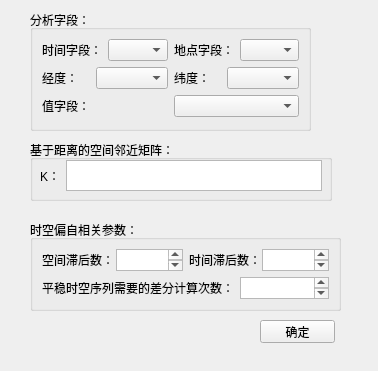
<?xml version="1.0" encoding="UTF-8"?>
<ui version="4.0">
 <class>Form</class>
 <widget class="QWidget" name="Form">
  <property name="geometry">
   <rect>
    <x>0</x>
    <y>0</y>
    <width>378</width>
    <height>371</height>
   </rect>
  </property>
  <property name="windowTitle">
   <string>Form</string>
  </property>
  <widget class="QGroupBox" name="groupBox">
   <property name="geometry">
    <rect>
     <x>30</x>
     <y>10</y>
     <width>281</width>
     <height>121</height>
    </rect>
   </property>
   <property name="title">
    <string>分析字段：</string>
   </property>
   <layout class="QVBoxLayout" name="verticalLayout">
    <item>
     <layout class="QHBoxLayout" name="horizontalLayout">
      <item>
       <widget class="QLabel" name="label">
        <property name="text">
         <string>时间字段：</string>
        </property>
       </widget>
      </item>
      <item>
       <widget class="QComboBox" name="comboBox"/>
      </item>
      <item>
       <widget class="QLabel" name="label_6">
        <property name="text">
         <string>地点字段：</string>
        </property>
       </widget>
      </item>
      <item>
       <widget class="QComboBox" name="comboBox_5"/>
      </item>
     </layout>
    </item>
    <item>
     <layout class="QHBoxLayout" name="horizontalLayout_2">
      <item>
       <widget class="QLabel" name="label_2">
        <property name="text">
         <string>经度：</string>
        </property>
       </widget>
      </item>
      <item>
       <widget class="QComboBox" name="comboBox_2"/>
      </item>
      <item>
       <widget class="QLabel" name="label_3">
        <property name="text">
         <string>纬度：</string>
        </property>
       </widget>
      </item>
      <item>
       <widget class="QComboBox" name="comboBox_3"/>
      </item>
     </layout>
    </item>
    <item>
     <layout class="QHBoxLayout" name="horizontalLayout_3">
      <item>
       <widget class="QLabel" name="label_4">
        <property name="text">
         <string>值字段：</string>
        </property>
       </widget>
      </item>
      <item>
       <widget class="QComboBox" name="comboBox_4"/>
      </item>
     </layout>
    </item>
   </layout>
  </widget>
  <widget class="QGroupBox" name="groupBox_2">
   <property name="geometry">
    <rect>
     <x>30</x>
     <y>140</y>
     <width>302</width>
     <height>61</height>
    </rect>
   </property>
   <property name="title">
    <string>基于距离的空间邻近矩阵：</string>
   </property>
   <widget class="QWidget" name="horizontalLayoutWidget_4">
    <property name="geometry">
     <rect>
      <x>10</x>
      <y>20</y>
      <width>282</width>
      <height>31</height>
     </rect>
    </property>
    <layout class="QHBoxLayout" name="horizontalLayout_4">
     <item>
      <widget class="QLabel" name="label_5">
       <property name="text">
        <string>K：</string>
       </property>
      </widget>
     </item>
     <item>
      <widget class="QTextEdit" name="textEdit"/>
     </item>
    </layout>
   </widget>
  </widget>
  <widget class="QPushButton" name="pushButton">
   <property name="geometry">
    <rect>
     <x>260</x>
     <y>320</y>
     <width>75</width>
     <height>23</height>
    </rect>
   </property>
   <property name="text">
    <string>确定</string>
   </property>
  </widget>
  <widget class="QGroupBox" name="groupBox_3">
   <property name="geometry">
    <rect>
     <x>30</x>
     <y>220</y>
     <width>311</width>
     <height>91</height>
    </rect>
   </property>
   <property name="title">
    <string>时空偏自相关参数：</string>
   </property>
   <layout class="QVBoxLayout" name="verticalLayout_2">
    <item>
     <layout class="QHBoxLayout" name="horizontalLayout_5">
      <item>
       <widget class="QLabel" name="label_7">
        <property name="text">
         <string>空间滞后数：</string>
        </property>
       </widget>
      </item>
      <item>
       <widget class="QTextEdit" name="textEdit_3"/>
      </item>
      <item>
       <widget class="QLabel" name="label_8">
        <property name="text">
         <string>时间滞后数：</string>
        </property>
       </widget>
      </item>
      <item>
       <widget class="QTextEdit" name="textEdit_4"/>
      </item>
     </layout>
    </item>
    <item>
     <layout class="QHBoxLayout" name="horizontalLayout_6">
      <item>
       <widget class="QLabel" name="label_9">
        <property name="text">
         <string>平稳时空序列需要的差分计算次数：</string>
        </property>
       </widget>
      </item>
      <item>
       <widget class="QTextEdit" name="textEdit_5"/>
      </item>
     </layout>
    </item>
   </layout>
  </widget>
 </widget>
 <resources/>
 <connections/>
</ui>
